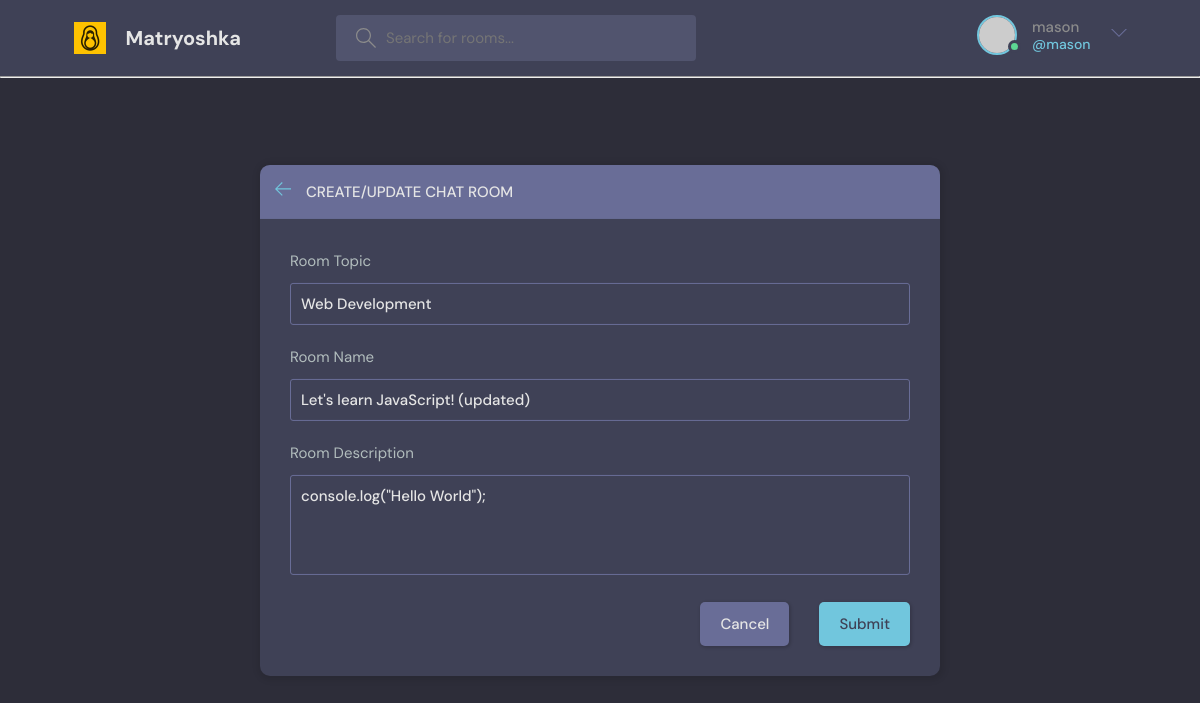
Screenshot of /update-room/2/ (signed in) with the database file from the repository.
### base/models.py (models this page shows, shortened)
class Room(models.Model):
    host = models.ForeignKey(User, on_delete=models.SET_NULL, null=True)
    topic = models.ForeignKey(Topic, on_delete=models.SET_NULL, null=True)
    name = models.CharField(max_length=900)
    description = models.TextField(null=True, blank=True)
    participants = models.ManyToManyField(User, related_name="participants", blank=True)
    updated = models.DateTimeField(auto_now=True)
    created = models.DateTimeField(auto_now_add=True)
    class Meta:
        ordering = ["-updated", "-created"]

class Topic(models.Model):
    name = models.CharField(max_length=200)
    def __str__(self):
        return self.name

### base/views.py (the view, shortened to what this page needs)
# urls.py: path("update-room/<str:pk>/", views.updateRoom, name="update-room"),
@login_required(login_url="login")
def updateRoom(request, pk):
    room = Room.objects.get(id=pk)
    form = RoomForm(instance=room)
    topics = Topic.objects.all()
    if request.user != room.host:
        return HttpResponse("You are not allowed here")
    return render(
        request, "base/room_form.html", {"room": room, "form": form, "topics": topics}
    )

### base/forms.py
class RoomForm(ModelForm):
    class Meta:
        model = Room
        fields = "__all__"
        exclude = ["host", "participants"]

### base/templates/base/room_form.html (shortened to what this page needs)
{% extends "main.html" %}
{% block content %}
    <main class="create-room layout">
        <div class="container">
            <div class="layout__box">
                <div class="layout__boxHeader">
                    <div class="layout__boxTitle">
                        <a href="{% url 'home' %}">
                            <svg xmlns="http://www.w3.org/2000/svg" width="32" height="32" viewBox="0 0 32 32">
                                <title>arrow-left</title>
                                <path
                                        d="M13.723 2.286l-13.723 13.714 13.719 13.714 1.616-1.611-10.96-10.96h27.625v-2.286h-27.625l10.965-10.965-1.616-1.607z">
                                </path>
                            </svg>
                        </a>
                        <h3>Create/Update Chat Room</h3>
                    </div>
                </div>
                <div class="layout__body">
                    <form class="form" action="#" method="post">
                        <div class="form__group">
                            <label for="room_topic">Room Topic</label>
                            <input id="room_topic" type="text" name="topic" value="{{ room.topic }}" list="topic-list" required/>
                        </div>
                        <div class="form__group">
                            <label for="room_name">Room Name</label>
                            {{ form.name }}
                        </div>
                        <div class="form__group">
                            <label for="room_description">Room Description</label>
                            {{ form.description }}
                        </div>
                        <div class="form__action">
                            <a class="btn btn--dark" href="{{request.META.HTTP_REFERER}}">Cancel</a>
                            <button class="btn btn--main" type="submit">Submit</button>
                        </div>
                    </form>
                </div>
            </div>
        </div>
    </main>
{% endblock %}

### templates/navbar.html (shortened to what this page needs)
{% load static %}
<header class="header header--loggedIn">
    <div class="container">
        <a href="{% url "home" %}" class="header__logo">
            <img src="{% static 'images/matryoshka.png' %}" alt=""/>
            <h1>Matryoshka</h1>
        </a>
        <form class="header__search" method="get" action="{% url "home" %}">
            <label>
                <input type="text" name="q" placeholder="Search for rooms..."/>
            </label>
        </form>
        <nav class="header__menu">
            {% if request.user.is_authenticated %}
                <div class="header__user">
                    <a href="{% url 'user-profile' request.user.id %}">
                        <div class="avatar avatar--medium active">
                            <img src="https://randomuser.me/api/portraits/men/37.jpg" alt=""/>
                        </div>
                        <p>{{ request.user.username }} <span>@{{ request.user.username }}</span></p>
                    </a>
                    <button class="dropdown-button">
                        <svg version="1.1" xmlns="http://www.w3.org/2000/svg" width="32" height="32"
                             viewBox="0 0 32 32">
                            <title>chevron-down</title>
                            <path d="M16 21l-13-13h-3l16 16 16-16h-3l-13 13z"></path>
                        </svg>
                    </button>
                </div>
            {% else %}
                <a href="{% url 'login' %}">
                    <img src="{% static 'images/avatar.svg' %}"/>
                    <p>Login</p>
                </a>
            {% endif %}
        </nav>
    </div>
</header>
<hr>

### rows the page displays
Room: topic "Web Development", name "Let's learn JavaScript! (updated)", description "console.log(\"Hello World\");"

### other values shown
{{ request.user.username }} "mason"
